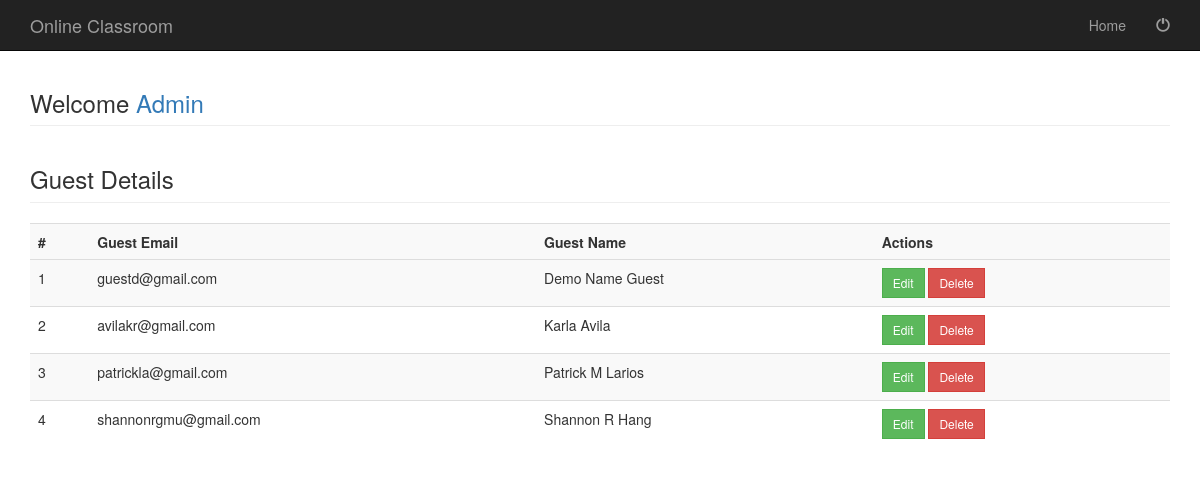
Page /guestdetails.php (signed in) on the committed database.
### tables this page shows
CREATE TABLE `guest` (
  `GuEid` varchar(35) NOT NULL,
  `Gname` varchar(35) NOT NULL
);

### guestdetails.php (the view, shortened to what this page needs)
<?php include('adminhead.php'); ?>
	<div class="container">
     <div class="row">
            <div class="col-md-12">
				<h3 class="page-header">Welcome <a href="welcomeadmin">Admin</a> </h3>
				<?php
				include("database.php");
     			$sql="select * from  guest";
				$result=mysqli_query($connect,$sql);
				echo "<h3 class='page-header' >Guest Details</h3>";
				echo "<table class='table table-striped table-hover' style='width:100%'>
				<tr>
					<th>#</th>
					<th>Guest Email</th>
					<th>Guest Name</th>
					<th>Actions</th>
				<tr>";
				$count=1;
				while($row=mysqli_fetch_array($result))
				{	?>
					<tr>
						<td><?php echo $count?></td>
						 <td><?php echo $row['GuEid'];?></td>
						 <td><?php echo $row['Gname'];?></td>
						 <td><a href="updateguest.php?gid=<?php echo $row['GuEid']; ?>"><input type="button" Value="Edit" style="border-radius:0%" class="btn btn-success btn-sm"></a>
						 <a href="guestdetails.php?deleteid=<?php echo $row['GuEid']; ?>"><input type="button" Value="Delete" style="border-radius:0%" class="btn btn-danger btn-sm"></a></td>
					 </tr>
				<?php $count++; } ?>
				</table>
            </div>
	</div>
<?php include('allfoot.php'); ?>

### css/modern-business.css (style rules this page uses)
html, body { height: 100%; }
body { padding-top: 50px; }

### rows in the picture
guest: GuEid "guestd@gmail.com", Gname "Demo Name Guest"
guest: GuEid "avilakr@gmail.com", Gname "Karla Avila"
guest: GuEid "patrickla@gmail.com", Gname "Patrick M Larios"
guest: GuEid "shannonrgmu@gmail.com", Gname "Shannon R Hang"
